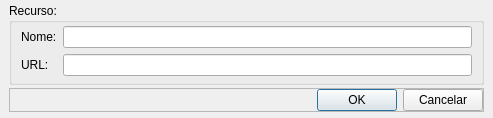
<?xml version="1.0" encoding="UTF-8"?>
<ui version="4.0">
 <class>Dialog</class>
 <widget class="QDialog" name="Dialog">
  <property name="geometry">
   <rect>
    <x>0</x>
    <y>0</y>
    <width>493</width>
    <height>107</height>
   </rect>
  </property>
  <property name="windowTitle">
   <string>Editar Recurso</string>
  </property>
  <layout class="QGridLayout" name="gridLayout">
   <property name="leftMargin">
    <number>9</number>
   </property>
   <property name="topMargin">
    <number>3</number>
   </property>
   <property name="rightMargin">
    <number>9</number>
   </property>
   <property name="bottomMargin">
    <number>6</number>
   </property>
   <property name="spacing">
    <number>3</number>
   </property>
   <item row="0" column="0">
    <widget class="QGroupBox" name="groupBox">
     <property name="focusPolicy">
      <enum>Qt::StrongFocus</enum>
     </property>
     <property name="title">
      <string>Recurso:</string>
     </property>
     <layout class="QGridLayout" name="gridLayout_2">
      <property name="topMargin">
       <number>3</number>
      </property>
      <property name="bottomMargin">
       <number>6</number>
      </property>
      <item row="1" column="0">
       <widget class="QLabel" name="label">
        <property name="text">
         <string>URL:</string>
        </property>
       </widget>
      </item>
      <item row="0" column="0">
       <widget class="QLabel" name="label_2">
        <property name="text">
         <string>Nome:</string>
        </property>
       </widget>
      </item>
      <item row="1" column="1">
       <widget class="QLineEdit" name="tx_url"/>
      </item>
      <item row="0" column="1">
       <widget class="QLineEdit" name="tx_name"/>
      </item>
     </layout>
    </widget>
   </item>
   <item row="1" column="0">
    <widget class="QFrame" name="frame">
     <property name="frameShape">
      <enum>QFrame::StyledPanel</enum>
     </property>
     <property name="frameShadow">
      <enum>QFrame::Raised</enum>
     </property>
     <layout class="QGridLayout" name="gridLayout_3">
      <property name="margin">
       <number>0</number>
      </property>
      <item row="0" column="0">
       <spacer name="horizontalSpacer">
        <property name="orientation">
         <enum>Qt::Horizontal</enum>
        </property>
        <property name="sizeHint" stdset="0">
         <size>
          <width>308</width>
          <height>20</height>
         </size>
        </property>
       </spacer>
      </item>
      <item row="0" column="1">
       <widget class="QPushButton" name="bt_ok">
        <property name="text">
         <string>OK</string>
        </property>
        <property name="autoDefault">
         <bool>true</bool>
        </property>
       </widget>
      </item>
      <item row="0" column="2">
       <widget class="QPushButton" name="bt_cancel">
        <property name="text">
         <string>Cancelar</string>
        </property>
        <property name="autoDefault">
         <bool>false</bool>
        </property>
       </widget>
      </item>
     </layout>
    </widget>
   </item>
  </layout>
 </widget>
 <resources/>
 <connections/>
</ui>
